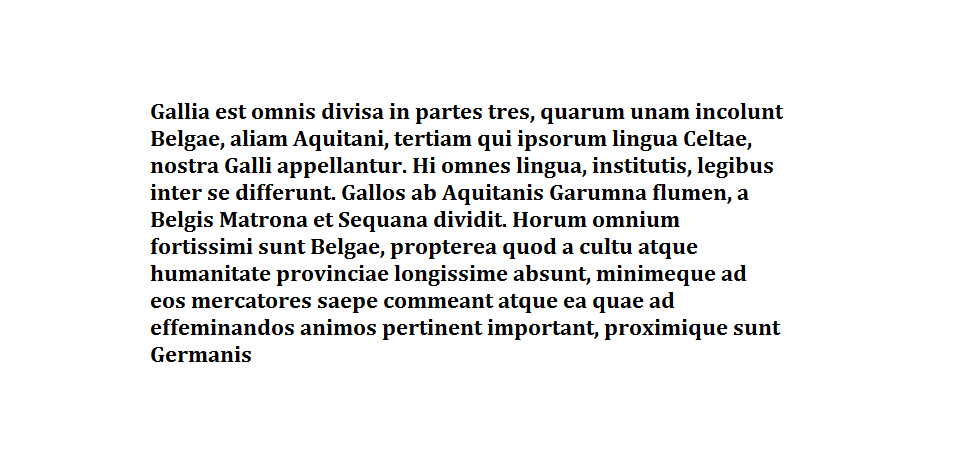
#> input picture galia.png, 953 x 463 px; the run also reads 1 picture not shown here
$ jupyter execute --allow-errors lab9.ipynb   (shell and % lines are left out)
#> lines starting #> are read from the running program, lines starting #| are printed output that depends on the picture
### generate_image.py
import os
from PIL import Image

# Folders with font files
FONT_FOLDER = "Calibri"
LETTERS_FOLDER = "Letters"

# Margin and spacing parameters
MARGIN = 3
LINE_SPACING = 3
CHARACTER_SPACING = 1

# Mapping special characters to file names
CHARACTER_MAP = {
    " ": "space",
    ".": "dot",
    ",": "comma",
    "?": "question_mark",
    "!": "exclamation_mark"
}


def load_character(char):
    """Load a character image from disk based on character map."""
    key = CHARACTER_MAP.get(char, char)
    path = os.path.join(FONT_FOLDER, LETTERS_FOLDER, f"{key}.png")
    try:
        return Image.open(path).convert("L")
    except FileNotFoundError:
        print(f"Missing file for character: '{char}' → {path}")
        return None


def generate_text_image(text, rotation_angle=0):
    """Generate a full image representing the input text using character images."""
    lines = text.lower().split("\n")
    image_lines = []
    max_line_width = 0
    char_height = None

    for line in lines:
        characters = []
        for char in line:
            char_img = load_character(char)
            if char_img:
                if char_height is None:
                    char_height = char_img.height
                characters.append(char_img)
        if characters:
            line_width = sum(c.width for c in characters)
            line_width += (len(characters) - 1) * CHARACTER_SPACING
            max_line_width = max(max_line_width, line_width)
            image_lines.append(characters)

    if not image_lines or char_height is None:
        raise ValueError("No characters found to generate image.")

    num_lines = len(image_lines)

    # Calculate total image height and width, including bottom margin
    total_height = (
            2 * MARGIN +  # Top and bottom margins
            num_lines * char_height +
            (num_lines - 1) * LINE_SPACING
    )
    total_width = max_line_width + 2 * MARGIN

    result_image = Image.new("L", (total_width, total_height), color=255)

    y = MARGIN
    for line_chars in image_lines:
        x = MARGIN
        for i, char_img in enumerate(line_chars):
            # Paste character image at (x, y)
            result_image.paste(char_img, (x, y))
            x += char_img.width
            if i < len(line_chars) - 1:
                x += CHARACTER_SPACING
        # Move to next line (down)
        y += char_height + LINE_SPACING

    if rotation_angle != 0:
        result_image = result_image.rotate(rotation_angle, expand=True, fillcolor=255)

    return result_image


# [10 lines that do not run on import are left out]

### lab9.ipynb
[cell 1]
import cv2 as cv
import numpy as np
import os
from PIL import Image
from matplotlib import pyplot as plt

[cell 2]
def show_image(image):
    plt.imshow(cv.cvtColor(image, cv.COLOR_BGR2RGB))
    plt.show()

## Zadanie 1 Analiza Obrazów

[cell 3]
def invert_img(img_g):
     inv_img = (255-img_g)
     return inv_img

[cell 4]
def get_correlation(img, img_pattern):
    return np.real(np.fft.ifft2(np.multiply(np.fft.fft2(img), np.fft.fft2(np.rot90(img_pattern, 2), img.shape))))

[cell 5]
# [11 lines left out: function find_patterns, not called in this run]

[cell 6]
# [6 lines left out: function mark_patterns_gray, not called in this run]

[cell 7]
galia = cv.imread('galia.png', 0)
#> galia: shape (463, 953); min 0, max 255, mean 238.5
e_pattern = cv.imread('galia_e.png', 0)
galia_inv = invert_img(galia)
#> in invert_img, `inv_img = (255-img_g)`:
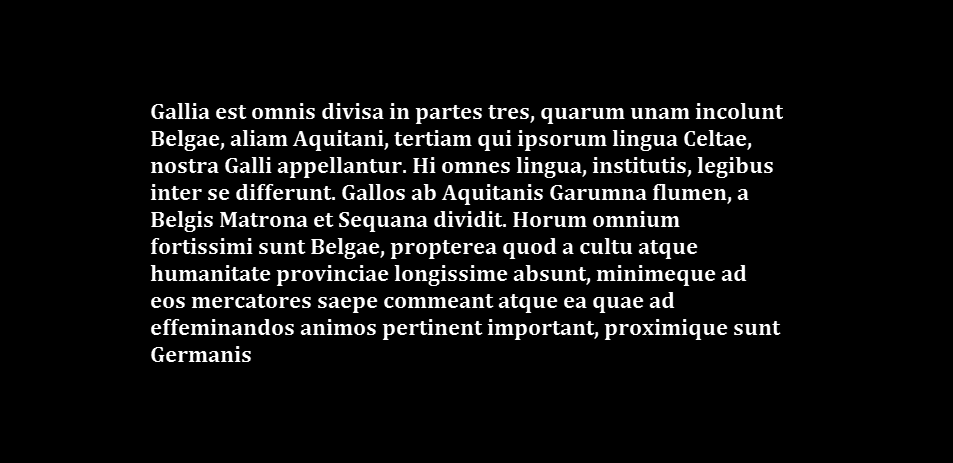
#> inv_img: shape (463, 953); min 0, max 255, mean 16.5
#> (the rest of this cell did not finish here and is left out)

#> (a cell that did not finish here is left out)

#> (a cell that did not finish here is left out)

[cell 10]
def mark_patterns_color(found_patterns, img):

    if found_patterns.max() > 1.0:
        found_patterns_norm = found_patterns / found_patterns.max()
    else:
        found_patterns_norm = found_patterns.copy()

    color_match = cv.cvtColor(np.float32(found_patterns_norm), cv.COLOR_GRAY2BGR)

    color_match *= [0, 0, 1]

    if img.dtype == np.uint8:
        img_float = img.astype(np.float32) / 255.0
    else:
        img_float = img.astype(np.float32)
        if img_float.max() > 1.0:
            img_float = img_float / 255.0

    marked_img = img_float + color_match

    marked_img = np.clip(marked_img, 0, 1)

    if img.dtype == np.uint8:
        marked_img = (marked_img * 255).astype(np.uint8)

    return marked_img

[cell 11]
def find_fish(C, img, img_pattern, percentage):
    peak = np.amax(C)
    threshold = percentage * peak
    pattern_matched = np.zeros(C.shape)
    cnt = 0
    for i in range(img_pattern.shape[0], img.shape[0]):
        for j in range(img_pattern.shape[1], img.shape[1]):
            if C[i, j] > threshold:
                pattern_matched[i, j] = C[i, j]
                cnt += 1
    return pattern_matched, cnt

[cell 12]
school = cv.imread('school.jpg', 0)
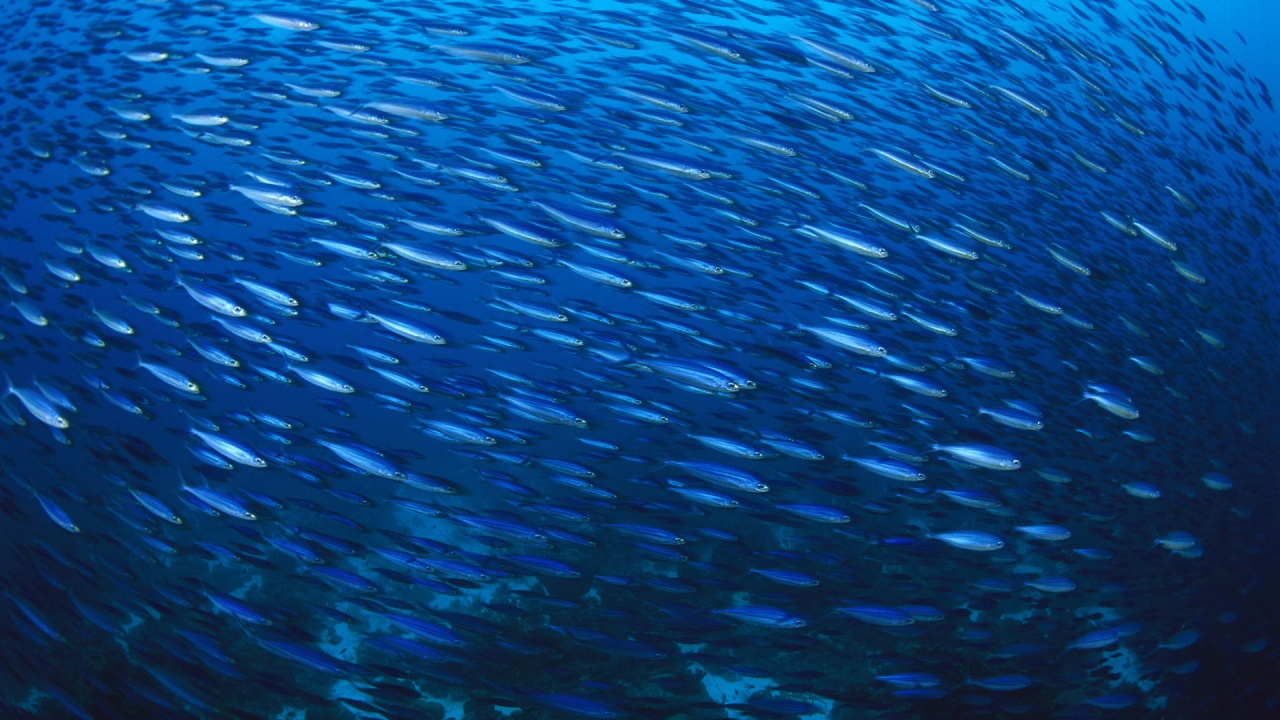
#> input picture school.jpg, 1280 x 720 px
#> school: shape (720, 1280); min 17, max 253, mean 56.8
school_color = cv.imread('school.jpg', 1)
#> school_color is the input picture: shape (720, 1280, 3); mean B, G, R 128.5, 67.3, 9.1
fish_pattern = cv.imread('fish1.png', 0)

[cell 13]
C_school = get_correlation(school, fish_pattern)
#> in get_correlation, `return np.real(np.fft.ifft2(np.multiply(np.fft.fft2(img), np.fft.fft2(..`:
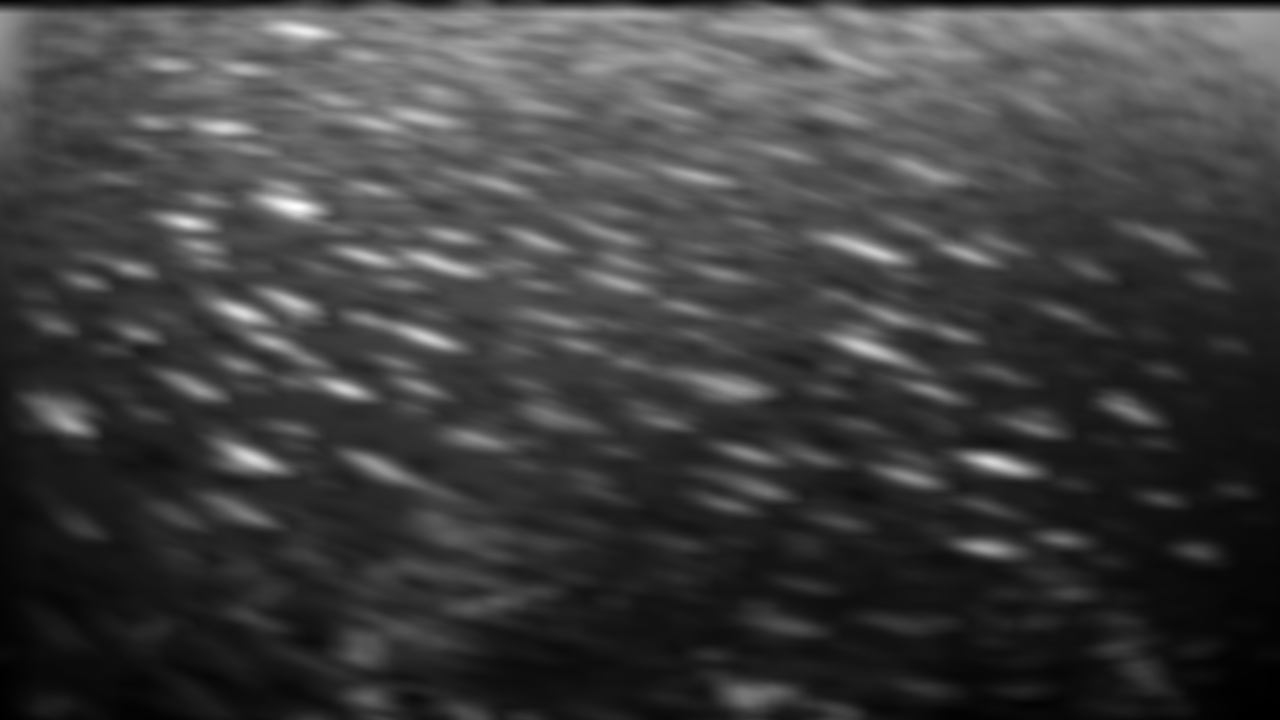
#> returned value: shape (720, 1280) float64; min 1351761, max 11211966, mean 3822059.8; drawn with min black and max white
# matches_school, cnt_of_fish = find_patterns(C_school, school, fish_pattern, 0.65)
matches_school, cnt_of_fish = find_fish(C_school, school, fish_pattern, 0.6)
#> in find_fish, `peak = np.amax(C)`: peak = 11211966
#> in find_fish, `threshold = percentage * peak`: threshold = 6727179.6
#> after the loop in find_fish, `for i in range(img_pattern.shape[0], img.shape[0]):`:
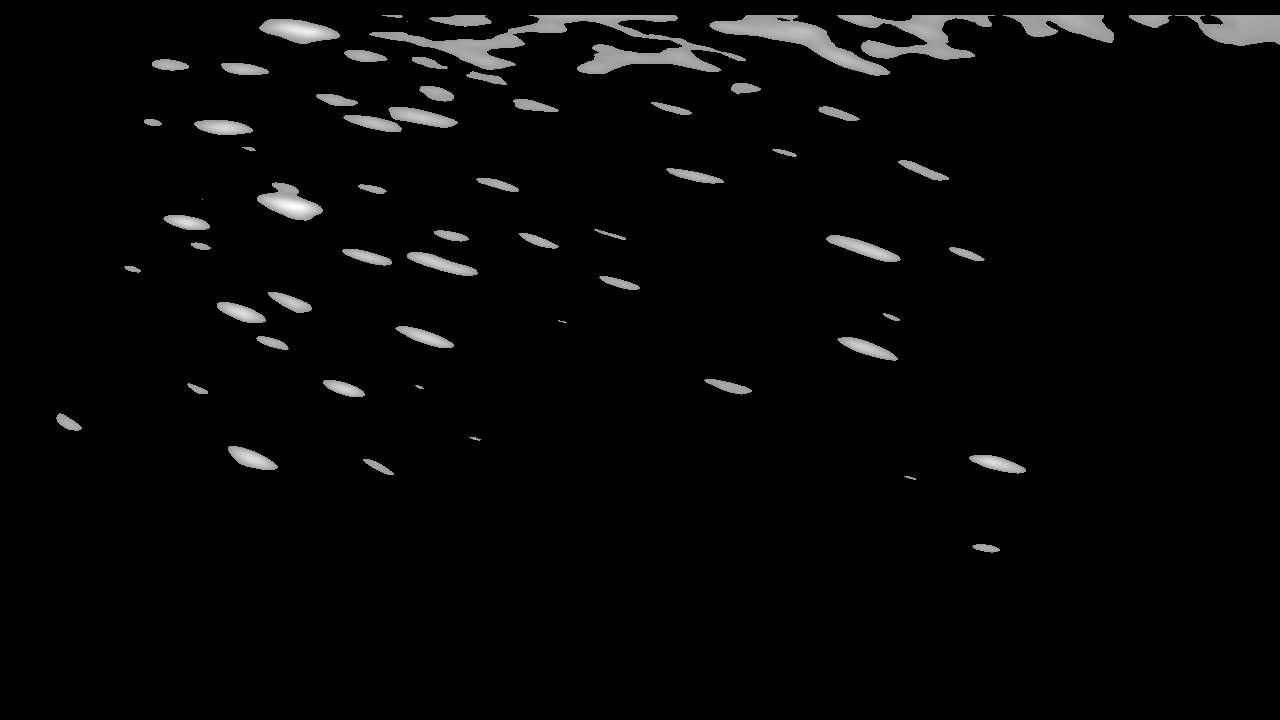
#> pattern_matched: shape (720, 1280) float64; min 0, max 11211966, mean 294139; drawn with min black and max white
#> after the loop in find_fish, `for i in range(img_pattern.shape[0], img.shape[0]):`: cnt = 36752
#> cnt_of_fish = 36752
fish_on_school = mark_patterns_color(matches_school, school_color)
#> in mark_patterns_color, `color_match *= [0, 0, 1]`: color_match: shape (720, 1280, 3) float32; mean B, G, R 0, 0, 0.0262
#> in mark_patterns_color, `marked_img = np.clip(marked_img, 0, 1)`:
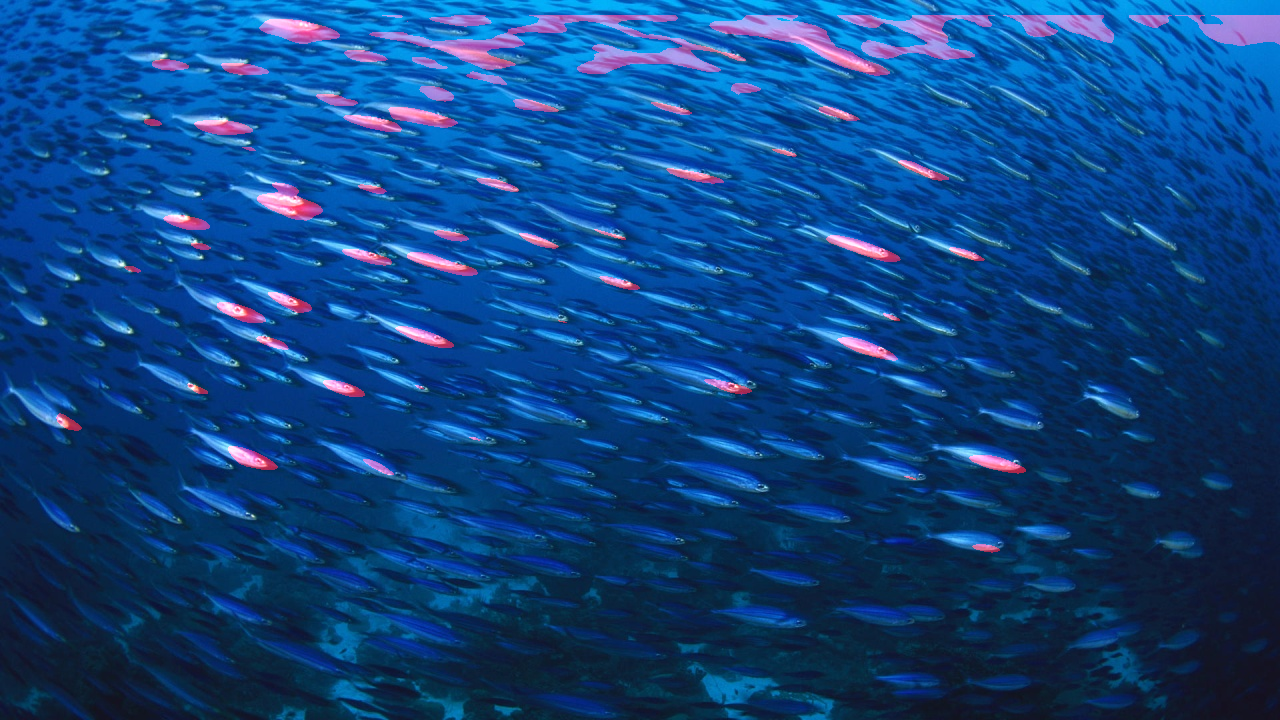
#> marked_img: shape (720, 1280, 3) float32; mean B, G, R 0.504, 0.265, 0.0608

[cell 14]
show_image(fish_on_school)
print(f"znalezionych dopasowań wzorca: {cnt_of_fish}")
#| znalezionych dopasowań wzorca: 36752
cv.imshow("img2", fish_on_school)
cv.waitKey(10000)
cv.destroyAllWindows()

## Zadanie 2 OCR

### Text Image Generation
This function renders a given text string into an image by assembling individual character images. Optionally, the entire image can be rotated by a given angle.

[cell 15]
from generate_image import generate_text_image

### Deskewing the image
This approach deskews an image by rotating it across a range of angles and selecting the one with the highest horizontal energy, measured as the variance of summed pixel values across rows. Higher variance indicates better horizontal alignment of text. The best angle is used to rotate the original image, and the energy curve is visualized.

Another tested method (that turned out to be inaccurate) was to take the DFT of an image and do a "radar sweep" to find which angle has the greatest sum of frequency amplitudes along the line (as described [here](https://dsp.stackexchange.com/questions/32420/finding-an-images-orientation-with-dft-frequency-amplitudes)).

A more efficient (while still accurate) approach would be to use the Hough transform to detect most relevant lines in the image.

[cell 16]
from deskew import deskew_direct
# TODO: implement deskewing using Hough transform

[cell 17]
# [17 lines left out: function combine_images, not called in this run]

### Coloring Matched Letters
Once a pattern is detected, we delete a rectangle of the same dimensions to prevent visually similar letters (such as “n” and “m”) from being matched again.

[cell 18]
# [8 lines left out: function color_matched_letters, not called in this run]

### Matching Letters
We consider amplitudes above the $peak * percentage$ threshold as valid match

[cell 19]
# [12 lines left out: function match_letters, not called in this run]

### Marking positions
Assigns the index of a letter to a position, provided no other letter has been marked there yet

[cell 20]
# [5 lines left out: function mark_positions, not called in this run]

### Extracting text
To extract text from an array of marked positions, we iterate backward through the rows until we find one with any marked letters. The first such row is skipped, as it represents the joined reference alphabet. Each subsequent row is treated as a separate line of text.

For each row, we scan from right to left. When a matched letter is detected (i.e. a non-NaN index in letter_positions), we insert the corresponding character from the alphabet into the output string. To avoid re-matching overlapping letters, we skip columns equal to the width of the matched pattern.

If a sufficient horizontal gap is found between letters - a space is added. After each processed line, a newline character is prepended to separate lines in reverse order.

[cell 21]
# [33 lines left out: function get_text, not called in this run]

### OCR Pipeline
The function performs OCR by deskewing and binarizing the input image, then matching it against preloaded letter templates. After correcting the image's rotation, Otsu thresholding is used to binarize it. A reference alphabet image is appended to ensure consistent pattern dimensions.

Each character template is inverted and sorted by visual complexity. Cross-correlation is used to find matches in the image, and matched areas are removed to avoid duplicates. Detected positions are marked with the corresponding letter index.

Finally, get_text() reconstructs the text by reading marked positions line by line, converting indices back to characters. The function returns the marked positions, the extracted text, and a count of detected characters.

[cell 22]
# [35 lines left out: function OCR, not called in this run]

### Levenshtein distance
This function computes the Levenshtein distance between two strings, which represents the minimum number of single-character insertions, deletions, or substitutions required to transform one string into the other.

[cell 23]
# [12 lines left out: function levenshtein_distance, not called in this run]

[cell 24]
def check_match_percent(name="lorem_ipsum", path="tests\\", letters_path="Calibri\\Letters\\", text=None, angle=15):

    test_text = """lorem ipsum dolor sit amet, consectetur adipiscing elit. nullam gravida vel metus vitae scelerisque. ut
quis augue eu erat bibendum egestas. sed a dui feugiat, pretium mi quis, fringilla quam. etiam hendrerit
quis leo non pulvinar. maecenas eleifend fringilla justo. cras aliquam auctor urna at facilisis. pellentesque
non egestas quam. sed mollis odio ac massa ornare porttitor. in sagittis dui eu hendrerit laoreet.
pellentesque ullamcorper gravida imperdiet. aliquam at purus sed ipsum consectetur porta id vel libero."""

    if not text:
        text = test_text

    image_horizontal = generate_text_image(text)
    image_rotated = generate_text_image(text, angle)
    image_path_horizontal = os.path.join(path, name + "_horizontal.png")
    image_path_rotated = os.path.join(path, name + "_rotated.png")
    image_horizontal.save(image_path_horizontal)
    image_rotated.save(image_path_rotated)

    print(f"Original text:\n\n{text}\n")

    _, result_horizontal, _ = OCR(image_path_horizontal, letters_path)
    distance_horizontal = levenshtein_distance(text, result_horizontal)

    percentage_horizontal = 100 * (len(text) - distance_horizontal)/ len(text)

    print(f"Detected text from horizontal image:\n{result_horizontal}\n ")
    print(f"Match percentage: {percentage_horizontal}")
    print(f"Levenshtein Distance: {distance_horizontal}\n")


    _, result_rotated, _ = OCR(image_path_rotated, letters_path)
    distance_rotated = levenshtein_distance(text, result_rotated)

    percentage_rotated = 100 * (len(text) - distance_rotated)/ len(text)
    print(f"Detected text from rotated image:\n{result_rotated}\n ")
    print(f"Match percentage: {percentage_rotated}")
    print(f"Levenshtein Distance: {distance_rotated}")

#> (a cell that did not finish here is left out)
